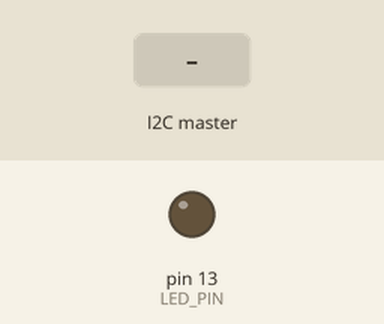
Simulated run of this sketch. Board: Arduino Uno, built with avr-gcc and run on an emulated ATmega328P. Parts: output pins drawn as LEDs (lit = HIGH). The test bench sets the inputs (shaded band). What the sketch prints to the serial monitor is not drawn.

Above: at 1.2 s.
1.3 s: the I2C master sends the byte 0
At 2.5 s:
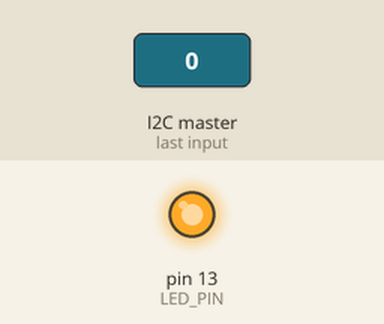
2.8 s: the I2C master sends the byte 1
At 3.6 s:
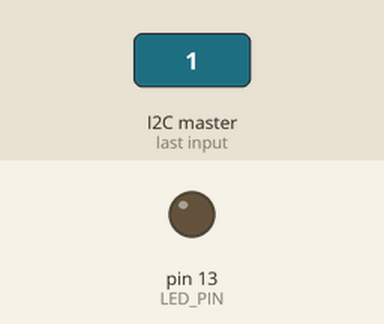
Timing chart, 0 to 5.8 s (numbered marks = the images above; inputs shaded):
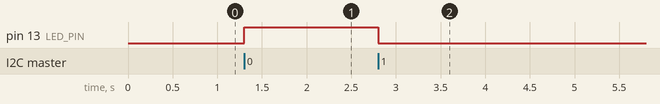

The sketch:

i2c_slave_more_cmd.ino
```cpp
#include <Wire.h>

#define LED_PIN 13
boolean ledon = HIGH;
byte slave_address = 7;
byte CMD_ON = 0x00;
byte CMD_OFF = 0x01;

void setup() {
  Serial.begin(9600);
  Serial.println("Hello Pi!");
  pinMode(LED_PIN, OUTPUT);
  digitalWrite(LED_PIN, LOW);

  Wire.begin(slave_address);
  Wire.onReceive(receiveEvent);
}

void loop() {

}

void receiveEvent(int howMany) {
  int numOfBytes = Wire.available();

  Serial.print("len:");
  Serial.println(numOfBytes);

  char cmd = char(Wire.read());  //cmd

  Serial.print("cmd:");
  Serial.println(cmd);

  if (cmd == CMD_ON){
    digitalWrite(LED_PIN, HIGH);
  }else if(cmd == CMD_OFF){
    digitalWrite(LED_PIN, LOW);

  for(int i=0; i<numOfBytes-1; i++){
    char data = Wire.read();
    Serial.print(data);
  }

//  toggleLED();
}

//void toggleLED(){
//  ledon = !ledon;
//  if(ledon){
//    digitalWrite(LED_PIN, HIGH);
//  }else{
//    digitalWrite(LED_PIN, LOW);
//  }
}
```

Measured:
- after the input at 1.3 s, pin 13 (LED_PIN): LOW → HIGH at once
- after the input at 2.8 s, pin 13 (LED_PIN): HIGH → LOW at once
